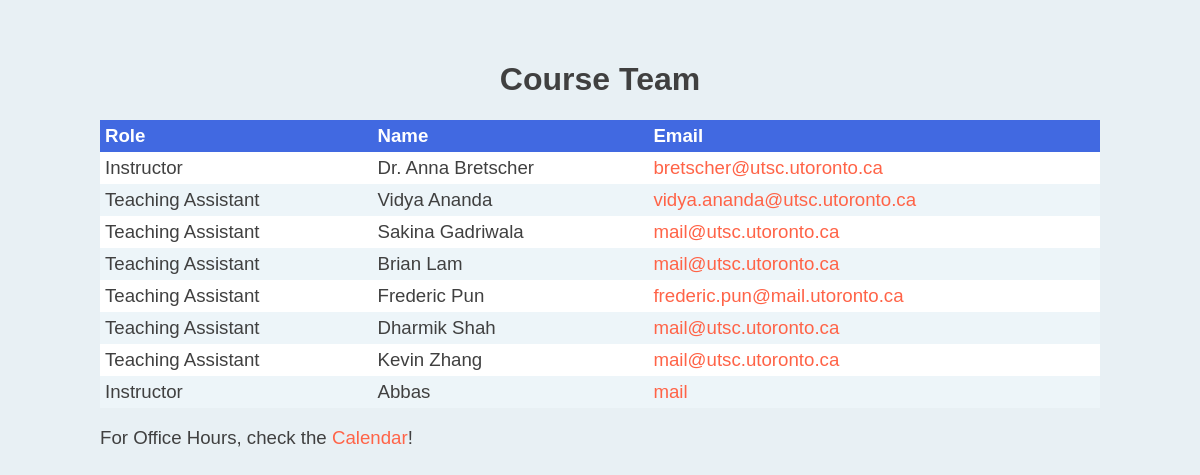
/team (signed in), run on the app's committed database.
### tables this page shows
CREATE TABLE "Instructor" (
	"username"	TEXT,
	"password"	TEXT,
	"name"	TEXT,
	"role"	TEXT,
	"email"	TEXT,
	PRIMARY KEY("username")
);

### app.py (the view)
@app.route('/team')
def team_page():
    if 'username' in session:
        db = get_db()
        db.row_factory = make_dicts
        instructors = []
        for instructor in query_db('select * from Instructor'):
            instructors.append(instructor)
        db.close()
        return render_template('team.html', instructor=instructors)
    else:
        return redirect('/login')

### app.py (called while the page is built)
def get_db():
    db=getattr(g,'_database', None)
    if db is None:
        db=g._database=sqlite3.connect(DATABASE)
    return db

def query_db(query, args=(), one=False):
    cur = get_db().execute(query, args)
    rv = cur.fetchall()
    cur.close()
    return (rv[0] if rv else None) if one else rv

def make_dicts(cursor, row):
    return dict((cursor.description[idx][0], value)
                for idx, value in enumerate(row))

@app.teardown_appcontext
def close_connection(exception):
    db = getattr(g, '_database', None)
    if db is not None:
        db.close()

### templates/team.html (shortened to what this page needs)
<!DOCTYPE html>
<html>
<head>
    <link rel="stylesheet" href="static/css/team.css"/>
</head>
<body>
<div class="content">
    <h1>Course Team</h1>
    <div class="table">
        <div class="heading">
            <div class="cell">Role</div>
            <div class="cell">Name</div>
            <div class="cell">Email</div>
        </div>
        {% for item in instructor %}
        <div class="row">
            <div class="cell">{{ item['role'] }}</div>
            <div class="cell">{{ item['name'] }}</div>
            <div class="cell">
                <a href="mailto:{{ item['email'] }}">{{ item['email'] }}</a>
            </div>
        </div>
        {% endfor %}
    </div>
    <p class="description">
        For Office Hours, check the <a href="calendar">Calendar</a>!
    </p>
</div>
</body>
</html>

### static/css/main.css (style rules this page uses)
html { font-family: Arial, Helvetica, sans-serif; background-color: #E8F0F4; color: #404040; height: 100%; }
body { margin: 0em; display: flex; flex-direction: column; align-items: center; min-height: 100%; }
.content { margin: 15px; max-width: 1200px; }
@media (min-width: 0px) { .table { display: none; } }
@media (min-width: 1000px) { .table { display: table; min-width: 1000px; } }
h1 { display: flex; justify-content: center; font-weight: bold; font-size: 24pt; }
.description { font-size: 14pt; }
a { transition: text-decoration 0.3s ease-in-out 0s, color 0.3s ease-in-out 0s; text-decoration: none; color: tomato; }

### static/css/table.css (style rules this page uses)
.table, .mobileTable, .tableStay { font-size: 14pt; width: 100%; }
.heading { display: table-row; font-weight: bold; background: royalblue; color: white; }
.row { display: table-row; background-color: #EDF5F9; }
.row:nth-child(even) { background: white; }
.cell { display: table-cell; padding: 5px; }

### static/css/navigation.css (style rules this page uses)
.content { margin-top: 40px; }

### data on the page
Instructor: role "Instructor", name "Dr. Anna Bretscher", email "bretscher@utsc.utoronto.ca"
Instructor: role "Teaching Assistant", name "Vidya Ananda", email "vidya.ananda@utsc.utoronto.ca"
Instructor: role "Teaching Assistant", name "Sakina Gadriwala", email "mail@utsc.utoronto.ca"
Instructor: role "Teaching Assistant", name "Brian Lam", email "mail@utsc.utoronto.ca"
Instructor: role "Teaching Assistant", name "Frederic Pun", email "frederic.pun@mail.utoronto.ca"
Instructor: role "Teaching Assistant", name "Dharmik Shah", email "mail@utsc.utoronto.ca"
Instructor: role "Teaching Assistant", name "Kevin Zhang", email "mail@utsc.utoronto.ca"
Instructor: role "Instructor", name "Abbas", email "mail"
